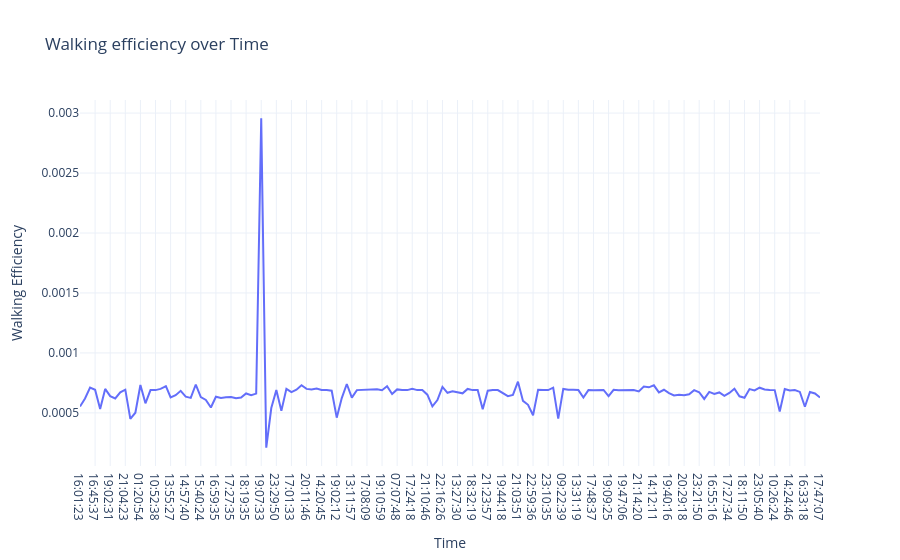

This figure's notebook cell:
### Markdown cell above
#Walking Efficiency

### Code cell
data["Walking Efficiency"]=data["Distance"]/data["Step Count"]

fig6=px.line(data, x='Time', y='Walking Efficiency',
               title='Walking efficiency over Time')

fig6.show()

### Figure 1 — Plotly figure (JSON) as saved in the notebook; plotly's stock layout.template omitted (floating-point values rounded to 4 significant figures; data arrays with more than 128 entries replaced by an {"elided": "..."} marker saying what was removed)
{"data": [{"hovertemplate": "Time=%{x}<br>Walking Efficiency=%{y}<extra></extra>", "legendgroup": "", "line": {"color": "#636efa", "dash": "solid"}, "marker": {"symbol": "circle"}, "mode": "lines", "name": "", "orientation": "v", "showlegend": false, "type": "scatter", "x": {"elided": "149 str values"}, "xaxis": "x", "y": {"elided": "149 float values"}, "yaxis": "y"}], "layout": {"autosize": true, "legend": {"tracegroupgap": 0}, "title": {"text": "Walking efficiency over Time"}, "xaxis": {"anchor": "y", "autorange": true, "domain": [0, 1], "range": [0, 147], "title": {"text": "Time"}, "type": "category"}, "yaxis": {"anchor": "x", "autorange": true, "domain": [0, 1], "range": [5.718e-05, 0.003109], "title": {"text": "Walking Efficiency"}, "type": "linear"}}}
